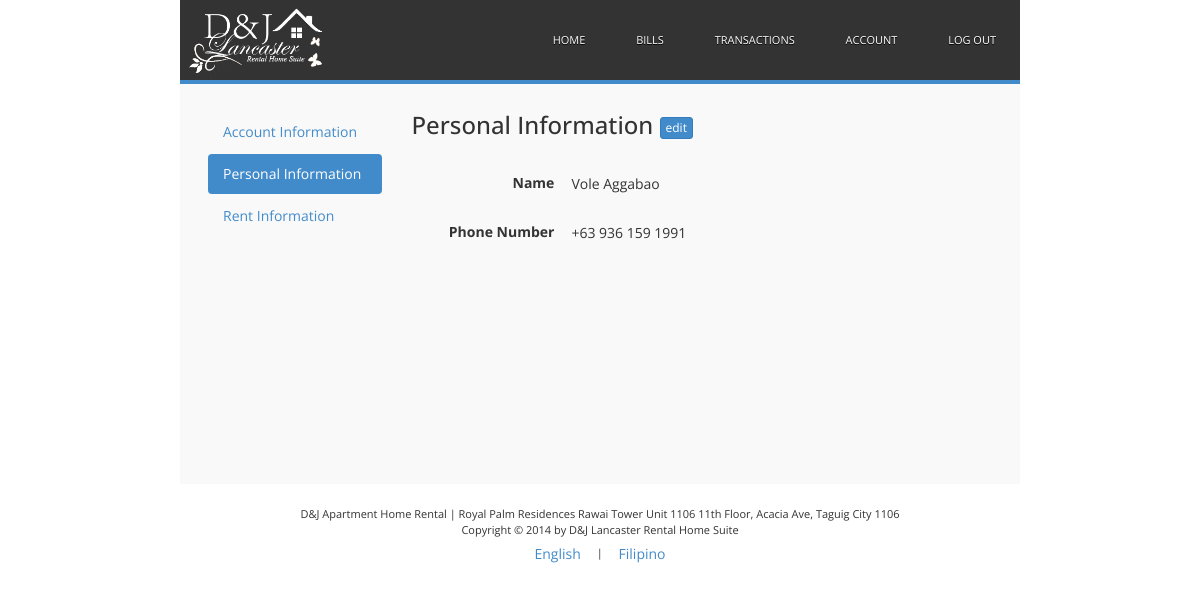
The page /tenant/dashboard/account?view=2 (signed in) on the database its author committed.
### tables this page shows
CREATE TABLE `tbl_tenant` (
  `id` int(11) NOT NULL AUTO_INCREMENT,
  `user_id` int(11) DEFAULT NULL,
  `fname` varchar(256) NOT NULL,
  `lname` varchar(256) NOT NULL,
  `email` varchar(256) NOT NULL,
  `phone` varchar(256) NOT NULL,
  `start_date` date NOT NULL,
  `end_date` date NOT NULL,
  `rent_type` enum('occupied','reserved') NOT NULL,
  `rent_term` enum('short','long') NOT NULL,
  `rent_fee` float NOT NULL,
  `token` varchar(256) NOT NULL,
  `is_verified` tinyint(1) NOT NULL DEFAULT '0',
  `is_expired` tinyint(1) NOT NULL DEFAULT '0',
  `is_registered` tinyint(1) NOT NULL DEFAULT '0',
  `is_active` tinyint(1) NOT NULL DEFAULT '0',
  `is_reserved` tinyint(1) NOT NULL DEFAULT '0',
  PRIMARY KEY (`id`)
);

### tenant/classes/Account.php (called while the page is built, shortened)
<?php
class Account
{
    private $db_connection = null;
    private $user_id = null;
    public function __construct()
    {
        if (isset($_SESSION['tenant_user_id'])) {
            $this->user_id = $_SESSION['tenant_user_id'];
        }
    }
    private function databaseConnection()
    {
        if ($this->db_connection != null) {
            return true;
        } else {
            try {
                $this->db_connection = new PDO('mysql:host='. DB_HOST .';dbname='. DB_NAME . ';charset=utf8', DB_USER, DB_PASS);
                return true;
            } catch (PDOException $e) {
                $this->errors[] = MESSAGE_DATABASE_ERROR . $e->getMessage();
            }
        }
        return false;
    }
    public function getAccountInfo()
    {
        if ($this->databaseConnection()) {
            $query_account = $this->db_connection->prepare("SELECT t.id AS tenant_id,u.email AS email, fname, lname, phone, start_date, end_date, rent_term, registration_datetime  FROM tbl_users u, tbl_tenant t WHERE u.id = :user_id AND u.id = t.user_id");
            $query_account->bindValue(':user_id', $this->user_id, PDO::PARAM_INT);
            $query_account->execute();
            $result_row = $query_account->fetchObject();
        }
        return $result_row;
    }
}
?>

### tenant/views/personal-info.php (the view)
<div class="row">
    <div id="sidebar-div" class="col-md-3">
        <ul class="nav nav-pills nav-stacked">
            <li><a href="account?view=1"><?php echo WORD_ACCOUNT_INFO;?></a></li>
            <li class="active"><a href="account?view=2"><?php echo WORD_PERSONAL_INFO;?></a></li>
            <li><a href="account?view=3"><?php echo WORD_RENT_INFO;?></a></li>
        </ul>
    </div>
    <div id="account-div" class="col-md-9 form-horizontal">
        <div id="page-title-div">
            <h3>
                <?php echo WORD_PERSONAL_INFO_TITLE;?> <span id="sp-edit"><a class="btn btn-primary btn-xs" href="account?edit=2"><?php echo WORD_EDIT;?></a></span>
            </h3>
        </div>
        <div id="info-div">
            <div class="form-group">
                <label class="control-label col-sm-3"><?php echo WORD_PERSONAL_NAME;?></label>
                <div class="col-sm-9">
                    <p id="form-email" class="form-control-static"><span id="sp-name"><?php echo $fname . " " . $lname; ?></span></p>
                </div>
            </div>
            <div class="form-group">
                <label class="control-label col-sm-3"><?php echo WORD_PERSONAL_PHONE;?></label>
                <div class="col-sm-9">
                    <p id="form-email" class="form-control-static"><span id="sp-phone"><?php echo $phone; ?></span></p>
                </div>
            </div>
        </div>
    </div>
</div>

### tenant/css/main.css (style rules this page uses)
html body { font-family: "Open Sans", sans-serif; padding:0; margin:0; }
h1, h2, h3, h4, h5, h6, p { padding: 0; margin: 0; }

### tenant/css/account-style.css (style rules this page uses)
#sidebar-div { border-radius: 5px; }
#page-title-div { margin-bottom: 2em; }
#info-div { width: 95%; margin: 0 auto; }
#info-div .control-label { text-align: right; padding: 6px 2px; cursor: pointer; }

### rows shown on the page
tbl_tenant: fname "Vole", lname "Aggabao", phone "+63 936 159 1991"

### other values the page prints
WORD_ACCOUNT_INFO "Account Information"
WORD_PERSONAL_INFO "Personal Information"
WORD_RENT_INFO "Rent Information"
WORD_PERSONAL_INFO_TITLE "Personal Information"
WORD_EDIT "edit"
WORD_PERSONAL_NAME "Name"
WORD_PERSONAL_PHONE "Phone Number"
